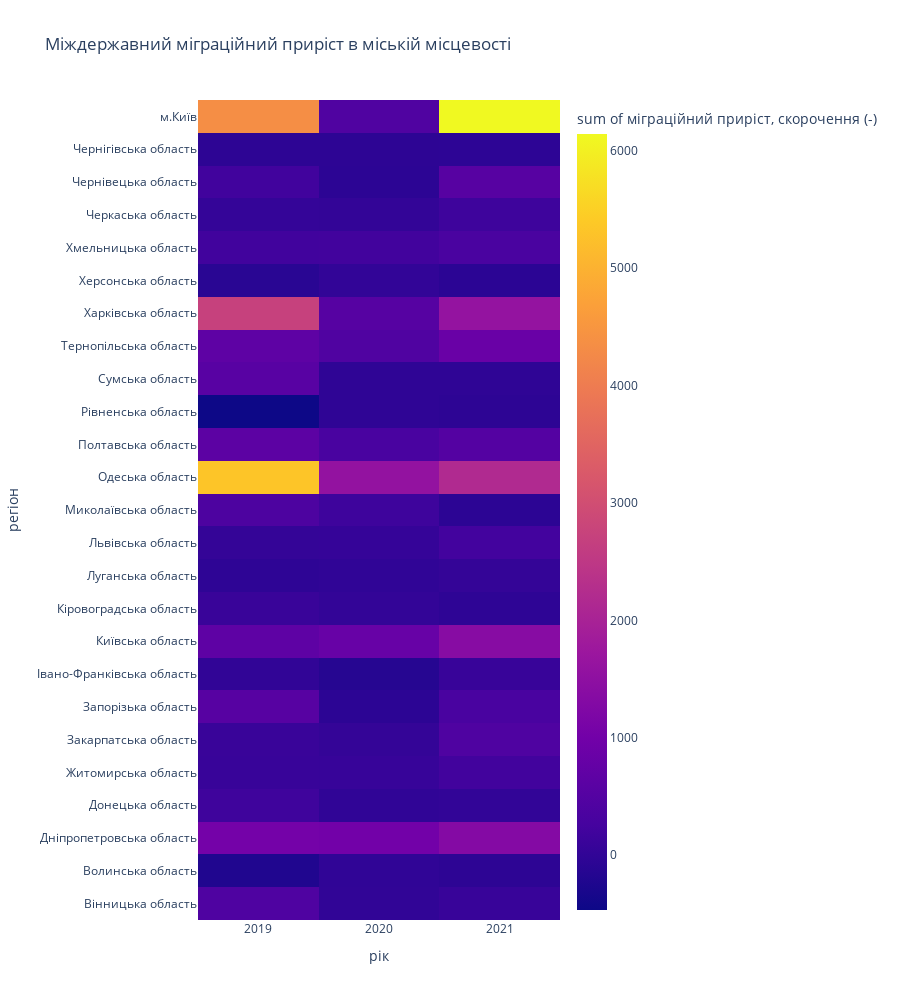

Source (notebook cell):
### Markdown cell above
Теплова мапа відображає приріст населення міст за рахунок міждержавної міграції. За винятком декількох областей, в яких показники додатні, є більше емігрантів, аніж імігрантів.

### Code cell
fig = px.density_heatmap(crosscountry_migration, x='рік', y='регіон', z='міграційний приріст, скорочення (-)', title='Міждержавний міграційний приріст в міській місцевості')
fig.layout.height = 1000

fig

### Figure 1 — Plotly figure (JSON) as saved in the notebook; plotly's stock layout.template omitted (floating-point values rounded to 4 significant figures)
{"data": [{"coloraxis": "coloraxis", "histfunc": "sum", "hovertemplate": "рік=%{x}<br>регіон=%{y}<br>sum of міграційний приріст, скорочення (-)=%{z}<extra></extra>", "name": "", "type": "histogram2d", "x": [2019, 2019, 2019, 2019, 2019, 2019, 2019, 2019, 2019, 2019, 2019, 2019, 2019, 2019, 2019, 2019, 2019, 2019, 2019, 2019, 2019, 2019, 2019, 2019, 2019, 2020, 2020, 2020, 2020, 2020, 2020, 2020, 2020, 2020, 2020, 2020, 2020, 2020, 2020, 2020, 2020, 2020, 2020, 2020, 2020, 2020, 2020, 2020, 2020, 2020, 2021, 2021, 2021, 2021, 2021, 2021, 2021, 2021, 2021, 2021, 2021, 2021, 2021, 2021, 2021, 2021, 2021, 2021, 2021, 2021, 2021, 2021, 2021, 2021, 2021], "xaxis": "x", "xbingroup": "x", "y": ["Вінницька область", "Волинська область", "Дніпропетровська область", "Донецька область", "Житомирська область", "Закарпатська область", "Запорізька область", "Івано-Франківська область", "Київська область", "Кіровоградська область", "Луганська область", "Львівська область", "Миколаївська область", "Одеська область", "Полтавська область", "Рівненська область", "Сумська область", "Тернопільська область", "Харківська область", "Херсонська область", "Хмельницька область", "Черкаська область", "Чернівецька область", "Чернігівська область", "м.Київ", "Вінницька область", "Волинська область", "Дніпропетровська область", "Донецька область", "Житомирська область", "Закарпатська область", "Запорізька область", "Івано-Франківська область", "Київська область", "Кіровоградська область", "Луганська область", "Львівська область", "Миколаївська область", "Одеська область", "Полтавська область", "Рівненська область", "Сумська область", "Тернопільська область", "Харківська область", "Херсонська область", "Хмельницька область", "Черкаська область", "Чернівецька область", "Чернігівська область", "м.Київ", "Вінницька область", "Волинська область", "Дніпропетровська область", "Донецька область", "Житомирська область", "Закарпатська область", "Запорізька область", "Івано-Франківська область", "Київська область", "Кіровоградська область", "Луганська область", "Львівська область", "Миколаївська область", "Одеська область", "Полтавська область", "Рівненська область", "Сумська область", "Тернопільська область", "Харківська область", "Херсонська область", "Хмельницька область", "Черкаська область", "Чернівецька область", "Чернігівська область", "м.Київ"], "yaxis": "y", "ybingroup": "y", "z": [410, -218, 1031, 173, 93, 97, 551, 3, 669, 99, -39, 37, 389, 5329, 633, -466, 565, 663, 2710, -105, 198, 39, 202, -54, 4347, -6, -17, 995, -9, 77, 36, -63, -150, 815, 21, -20, 55, 169, 1584, 317, -27, -28, 441, 534, 15, 215, 17, -63, -54, 441, 82, -55, 1313, 12, 211, 413, 310, 87, 1363, -40, 30, 235, -73, 2176, 496, -56, -29, 850, 1591, -80, 341, 168, 548, -50, 6140]}], "layout": {"coloraxis": {"colorbar": {"title": {"text": "sum of міграційний приріст, скорочення (-)"}}, "colorscale": [[0, "#0d0887"], [0.1111, "#46039f"], [0.2222, "#7201a8"], [0.3333, "#9c179e"], [0.4444, "#bd3786"], [0.5556, "#d8576b"], [0.6667, "#ed7953"], [0.7778, "#fb9f3a"], [0.8889, "#fdca26"], [1, "#f0f921"]]}, "height": 1000, "legend": {"tracegroupgap": 0}, "title": {"text": "Міждержавний міграційний приріст в міській місцевості"}, "xaxis": {"anchor": "y", "domain": [0, 1], "title": {"text": "рік"}}, "yaxis": {"anchor": "x", "domain": [0, 1], "title": {"text": "регіон"}}}}
